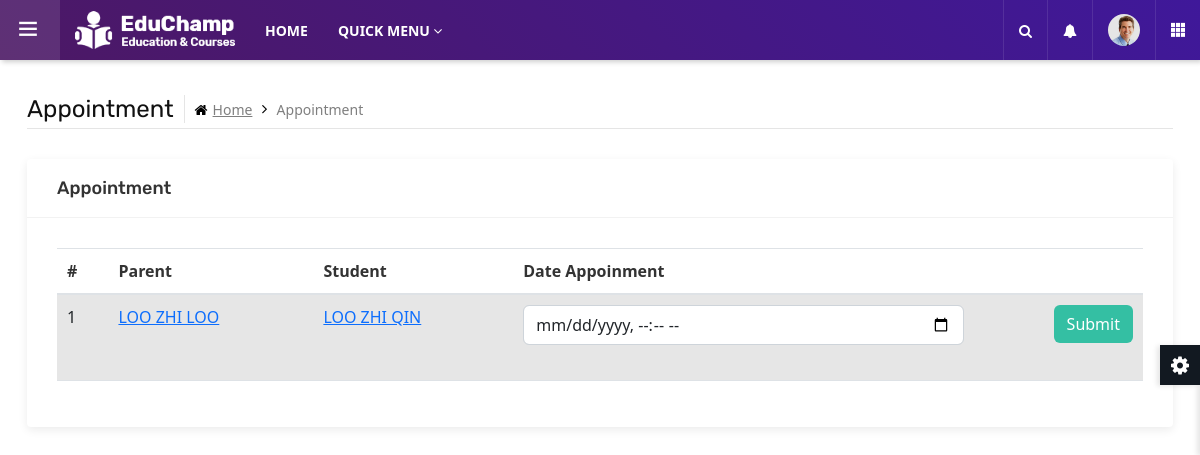
The page /appointment.php (signed in) on the database as committed earlier.
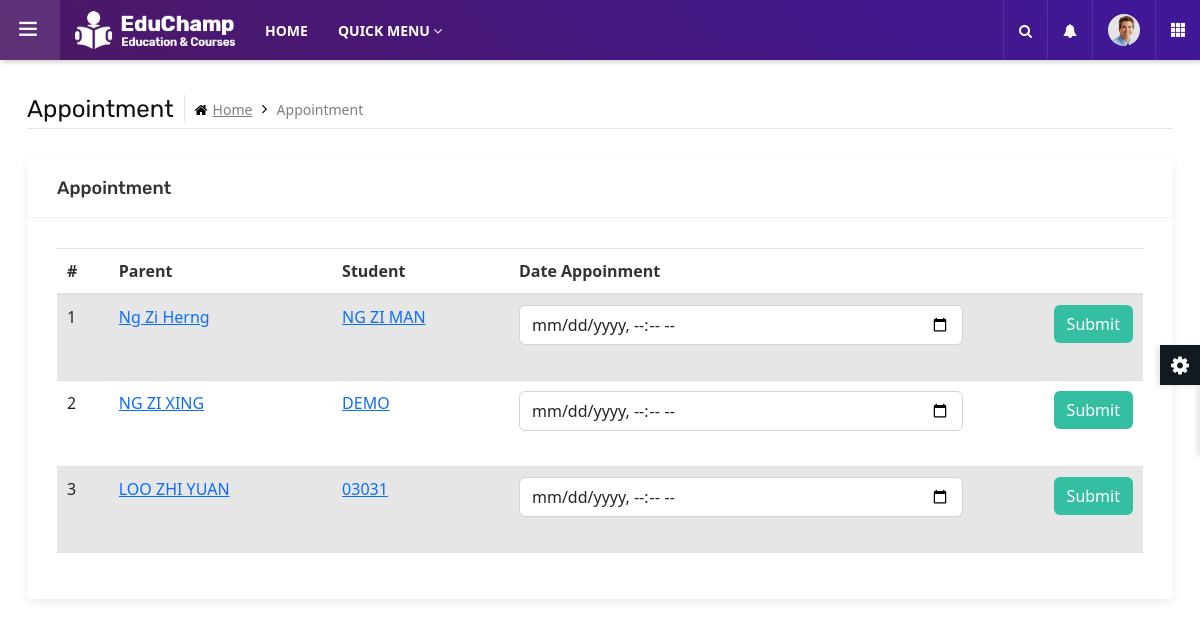
The same page on the database as committed later.
### tables this page shows
CREATE TABLE `student` (
  `stdMKN` char(12) NOT NULL,
  `stdName` varchar(50) NOT NULL,
  `stdGender` tinyint(1) NOT NULL,
  `stdAge` decimal(2,0) NOT NULL,
  `stdDOB` date NOT NULL,
  `stdFavorColor` varchar(20) DEFAULT NULL,
  `stdDiapers` tinyint(1) NOT NULL,
  `stdSession` varchar(2) NOT NULL,
  `stdMeal` varchar(2) NOT NULL,
  `stdPhoto` varchar(40) NOT NULL,
  `stdRegStatus` tinyint(2) NOT NULL,
  `pIC` char(12) NOT NULL,
  `clsName` varchar(20) DEFAULT NULL,
  `prgName` varchar(50) DEFAULT NULL
);

CREATE TABLE `parent` (
  `pIC` char(12) NOT NULL,
  `pName` varchar(50) NOT NULL,
  `pPassword` varchar(30) NOT NULL,
  `pAddress` varchar(50) NOT NULL,
  `pCity` varchar(20) NOT NULL,
  `pPostCode` decimal(5,0) NOT NULL,
  `pState` varchar(20) NOT NULL,
  `pOccupation` varchar(20) NOT NULL,
  `pEmail` varchar(30) DEFAULT NULL
);

### appointment.php (the view, shortened to what this page needs)
<?php
include "dbconnect.php"
?>
	<main class="ttr-wrapper">
		<div class="container-fluid">
			<div class="db-breadcrumb">
				<h4 class="breadcrumb-title">Appointment</h4>
				<ul class="db-breadcrumb-list">
					<li><a href="#"><i class="fa fa-home"></i>Home</a></li>
					<li>Appointment</li>
				</ul>
			</div>
			<div class="row">
				<div class="col-lg-12 m-b30">
					<div class="widget-box">
						<div class="wc-title">
							<h4>Appointment</h4>
						</div>
						<div class="widget-inner">
                            <table class="table table-striped table-hover ">
                                <thead>
                                    <tr>
                                    <th>#</th>
                                    <th>Parent</th>
                                    <th>Student</th>
                                    <th>Date Appoinment</th>
                                    <th></th>
                                    </tr>
                                </thead>
                                <tbody>
                            <?php
                                $query = "SELECT stdMKN, stdName, pName, Student.pIC FROM Student JOIN Parent ON Student.pIC = Parent.pIC WHERE Student.stdRegStatus = 0";
                                $result = mysqli_query($con, $query);
                                $count = 1;
                                while( $row = mysqli_fetch_array($result)){
                                    echo "
                                    <tr>
                                    <td>$count</td>
                                    <td><a href = '#'>$row[pName]</a></td>
                                    <td><a href = '#'>$row[stdName]</a></td>
                                    <form method = 'post' action = 'appointmentProcess.php' class = 'form'>
                                        <input type = 'hidden' name = 'pIC' value = $row[pIC]>
                                        <input type = 'hidden' name = 'stdMKN' value = $row[stdMKN]>
                                        <td><div class = 'form-group'><input type = 'datetime-local' name = 'datetime' class = 'form-control' required></div></td>
                                        <td><div class = 'form-group'><button type = 'button' class = 'btn green pull-right' onclick = 'confirm($count);'>Submit</button></div></td>
                                    </form>
                                    </tr>
                                    ";
                                    $count+=1;
                                }
                            ?>
                                </tbody>
                            </table>
						</div>
					</div>
				</div>
			</div>
		</div>
	</main>
</body>
</html>

Rows that differ between the two databases and show on the page:
removed student: pIC.pName "LOO ZHI LOO", stdName "LOO ZHI QIN"
added student: pIC.pName "Ng Zi Herng", stdName "NG ZI MAN"
now on this page (row edited): student: pIC.pName "NG ZI XING", stdName "DEMO"
now on this page (row edited): student: pIC.pName "LOO ZHI YUAN", stdName "03031"
